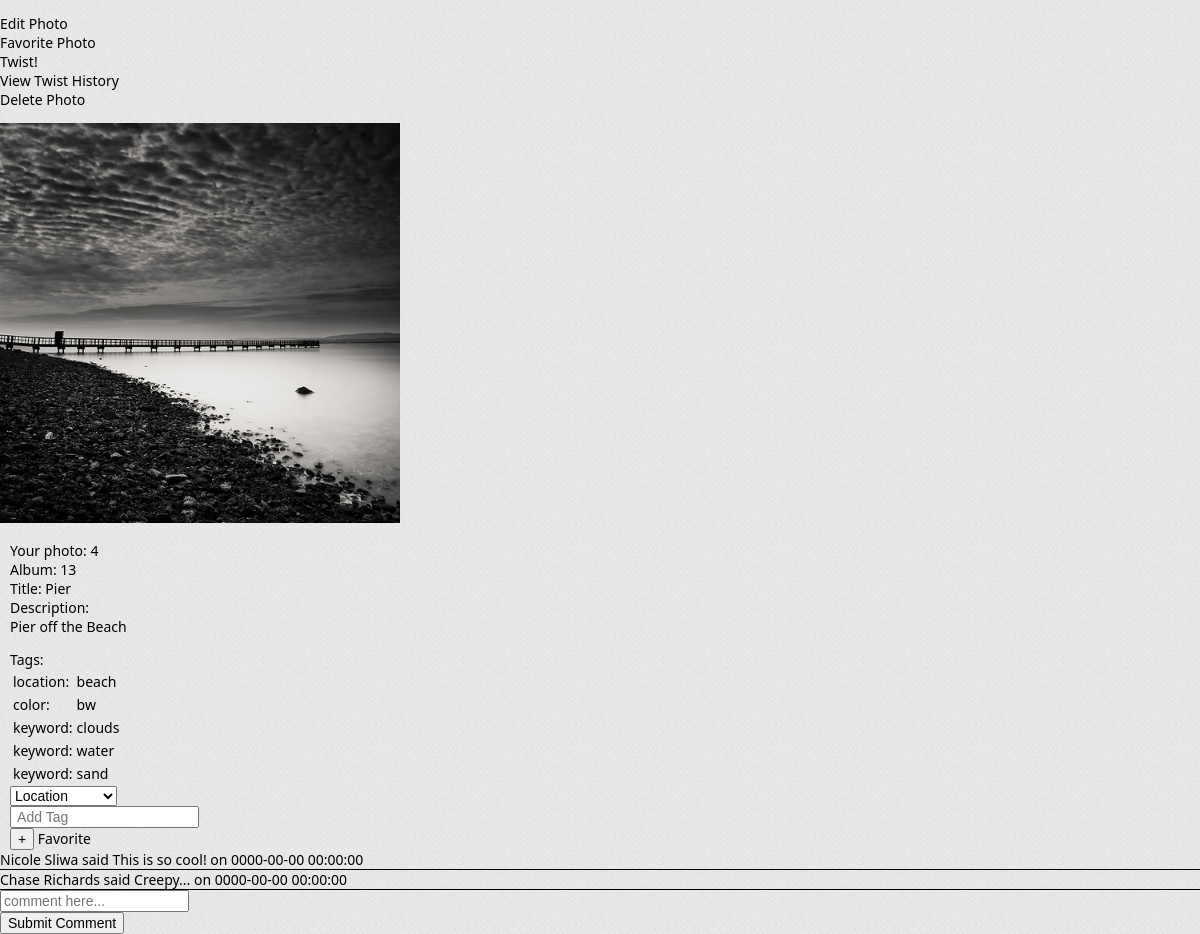
Page /view.php?p_id=4 on the committed database.
### tables this page shows
CREATE TABLE photos(
  id INTEGER PRIMARY KEY AUTO_INCREMENT,
  title VARCHAR(255) DEFAULT "photo",
  description TEXT,
  path VARCHAR(255) NOT NULL,
  private BOOLEAN DEFAULT FALSE,
  views INTEGER DEFAULT 0,
  parent_photo_id INTEGER,
  album_id INTEGER NOT NULL,
  FOREIGN KEY (parent_photo_id) REFERENCES photos(id)
    ON UPDATE Cascade
    ON DELETE Cascade,
  FOREIGN KEY (album_id) REFERENCES albums(id)
    ON UPDATE Cascade
    ON DELETE Cascade,
  updated_at TIMESTAMP DEFAULT '0000-00-00 00:00:00',
  created_at TIMESTAMP DEFAULT '0000-00-00 00:00:00'
);

CREATE TABLE tags(
  id INTEGER PRIMARY KEY AUTO_INCREMENT,
  type VARCHAR(255),
  text VARCHAR(255),
  photo_id INTEGER,
  FOREIGN KEY (photo_id) REFERENCES photos(id)
    ON UPDATE Cascade
    ON DELETE Cascade,
  updated_at TIMESTAMP DEFAULT '0000-00-00 00:00:00',
  created_at TIMESTAMP DEFAULT '0000-00-00 00:00:00'
);

CREATE TABLE comments(
  id INTEGER PRIMARY KEY AUTO_INCREMENT,
  text TEXT,
  user_id INTEGER,
  photo_id INTEGER,
  FOREIGN KEY (user_id) REFERENCES users(id)
    ON UPDATE Cascade
    ON DELETE Cascade,
  FOREIGN KEY (photo_id) REFERENCES photos(id)
    ON UPDATE Cascade
    ON DELETE Cascade,
  updated_at TIMESTAMP DEFAULT '0000-00-00 00:00:00',
  created_at TIMESTAMP DEFAULT '0000-00-00 00:00:00'
);

CREATE TABLE users(
  id INTEGER PRIMARY KEY AUTO_INCREMENT,
  email VARCHAR(255) UNIQUE NOT NULL,
  password_hash VARCHAR(255) NOT NULL,
  name VARCHAR(255) NOT NULL,
  city VARCHAR(255),
  state VARCHAR(255),
  country VARCHAR(255),
  bio TEXT,
  admin BOOLEAN DEFAULT FALSE,
  updated_at TIMESTAMP DEFAULT '0000-00-00 00:00:00',
  created_at TIMESTAMP DEFAULT '0000-00-00 00:00:00'
);

### include/headCode.php (called while the page is built, shortened)
<?php
  $relativeDirectory = str_replace(basename($_SERVER['PHP_SELF']), '', $_SERVER['PHP_SELF']);
  $baseURL = "http://" . $_SERVER['HTTP_HOST'] . $relativeDirectory;
  $viewHandlerURL = $baseURL . 'view.processor.php';
  $editURL = $baseURL . 'edit.php';
  $twistURL = $baseURL . 'twist.php';
  $twistHistoryURL = $baseURL . 'twistHistory.php';
  $favoriteHandlerURL = $baseURL . 'favorite.processor.php';
  $deleteHandlerURL = $baseURL . 'delete.processor.php';
  function sql($query){
    $result = mysql_query($query) or die (mysql_error());
    return $result;
  }
  function getCurrentUser(){
    if(isset($_SESSION['uid'])) { $uid = $_SESSION['uid']; }
    else { $uid = 2; $_SESSION['uid'] = $uid;}
    if(isset($_SESSION['uname'])) { $uname = $_SESSION['uname']; }
    else { $uname = "nsliwa@smu.edu"; $_SESSION['uname'] = $uname;}
    if(isset($_SESSION['mname'])) { $mname = $_SESSION['mname']; }
    else { $mname = "Nicole Sliwa"; $_SESSION['mname'] = $mname;}
    if(isset($_SESSION['admin'])) {$admin = $_SESSION['admin'];}
    else { $admin = true; $_SESSION['admin'] = $admin;}
    $currentUser = array("username" => $uname, "id" => $uid, "name" => $mname, "admin" => $admin);
    return $currentUser;
  }
  $currentUser = getCurrentUser();
?>

### view.php (the view, shortened to what this page needs)
<?php INCLUDE_ONCE 'include/headCode.php';?>
<!DOCTYPE html>
<head>
	<?php INCLUDE 'include/cssAndJsIncludes.php';?>
	<link rel="stylesheet" href="fancyBox/source/jquery.fancybox.css?v=2.1.3" type="text/css" media="screen" />
	<link href="styles/styles.css" rel="stylesheet" type="text/css">
	<link href="styles/viewPhotoStyles.css" rel="stylesheet" type="text/css">
</head>
<body>
<?php
    if(isNotNull($_REQUEST['p_id']))
    {
        $photo_id = $_REQUEST['p_id'];
    }
    else if(isset($_SESSION['photo_id']))
    {
        $photo_id = $_SESSION['photo_id'];
    }
    if(!isset($photo_id))
    {
        $_SESSION['error'] = 'Error! You need to select a photo to edit.';
        $_SESSION['redirect'] = $profileURL;
        echo 'redirectParent(\''.$errorURL.'\');';
    }
    else
    {
        $query = "select title, description, path, private, album_id from photos where id = '".$photo_id."';";
        $result_photo = sql($query);
        if($row = mysql_fetch_array($result_photo))
        {
            $photo_title = $row[title];
            $pathname = $row[path];
            $album_id = $row[album_id];
            $description = $row[description];;
        }
        $query = "select id, type, text from tags where photo_id = '".$photo_id."';";
        $result_tags = sql($query);
        $query = "select text, c.updated_at, u.name from photos p JOIN comments c JOIN users u where p.id = ".$photo_id." AND p.id = c.photo_id AND u.id = c.user_id order by c.updated_at desc;";
		$result_comments = sql($query);
    }
?>
<p>
	<?php
	echo '<a id="' . $photo_id . '" href="javascript:void(0);" onclick="redirectParent(\''.$editURL.'?p_id=' . $photo_id . '\');">'.
		'Edit Photo</a><br/>';
	echo '<a id="' . $photo_id . '" href="javascript:void(0);" onclick="redirectParent(\''.$favoriteHandlerURL.'?p_id=' . $photo_id . '\');">'.
		'Favorite Photo</a><br/>';
    echo '<a id="' . $photo_id . '" href="javascript:void(0);" onclick="redirectParent(\''.$twistURL.'?p_id=' . $photo_id . '\');">'.
        'Twist!</a><br/>';
    echo '<a id="' . $photo_id . '" href="javascript:void(0);" onclick="redirectParent(\''.$twistHistoryURL.'?p_id=' . $photo_id . '\');">'.
        'View Twist History</a><br/>';
	echo '<a id="' . $photo_id . '" href="javascript:void(0);" onclick="redirectParent(\''.$deleteHandlerURL.'?p_id=' . $photo_id . '\');">'.
		'Delete Photo</a><br/>';
	?>
</p>
    <div class="fancyimage" >
        <img src="<?php echo $pathname;?>" alt="<?php echo $pathname;?>" width=400 height=400/>
    </div>
    <div class="fancycontent">
        <p>
        	Your photo: <?php echo $photo_id;?> <br/>
            Album: <?php echo $album_id ?> <br/>
            Title: <?php echo $photo_title;?><br/>
            Description: <br/>
            <?php echo $description;?>
        </p>
         <div id="tagsFields" class="tags">
	        Tags: <br/>
	        <table>
	            <?php
	                while($row = mysql_fetch_array($result_tags))
	                {
	                    echo '<tr>'
	                        .'<td>'.$row[type].': </td>'
	                        .'<td>'.$row[text].'</td>'
	                        .'</tr>';
	                }
	            ?>
	        </table>
	        <form id="Insert" action="<?php echo $viewHandlerURL ?>" enctype="multipart/form-data" method="post">
	        <select name='tag'>
	            <option value='location'>Location</option>
	        </select>
	        <input type='text' class="newTag" name='tagContent' rows="1" cols="10" placeholder=' Add Tag'><br/>
	        <input type='submit' class="submitTag" name='submit' value='+'>
	        <?php
	        	echo '<a id="' . $photo_id . '" id="favoriteButton" class="control" href="'.$favoriteHandlerURL.'?p_id=' . $photo_id . '">'.
					'Favorite</a><br/>';
	        ?>
	    	</form>
	    </div>
    </div>
	<div class="comments" >
		<?php
			while($row = mysql_fetch_array($result_comments))
			{
				echo '<div class="comment">'.
					$row[name] . ' said ' . $row[text] . ' on '. $row[updated_at] .
					'</div>';
			}
		?>
	</div>
	<div class="newComment">
		<?php
		if($currentUser['id'] > 0)
		{
			echo '<form method="post" action="' . $viewHandlerURL . '">'.
				'<input type="hidden" name="lightbox" value=true>'.
				'<input class="commentText" type="textarea" name="comment" rows="3" cols="33" placeholder="comment here..."><br/>'.
				'<input class="submitComment" type="submit" name="submit" value="Submit Comment">'.
				'</form>';
		}
		?>
	</div>
</body>
</html>

### styles/styles.css (style rules this page uses)
body { background-image: url('../img/bg.png'); margin: 0px; font-family: 'Segoe UI', Helvetica, Arial, sans-serif; font-size: 14px; }
html, body { height: 100%; }
a { text-decoration: none; color: #000; }

### styles/viewPhotoStyles.css (style rules this page uses)
.fancycontent { width: 200px; padding-left: 10px; }
.comment { border-bottom-color: black; border-bottom-style: solid; border-bottom-width: 1px; }

### rows in the picture
photos: path (picture), album "13", title "Pier", description "Pier off the Beach"
tags: type "location", text "beach"
tags: type "color", text "bw"
tags: type "keyword", text "clouds"
tags: type "keyword", text "water"
tags: type "keyword", text "sand"
comments: user.name "Nicole Sliwa", text "This is so cool!", updated_at "0000-00-00 00:00:00"
comments: user.name "Chase Richards", text "Creepy...", updated_at "0000-00-00 00:00:00"

### other values in the picture
$photo_id "4"
